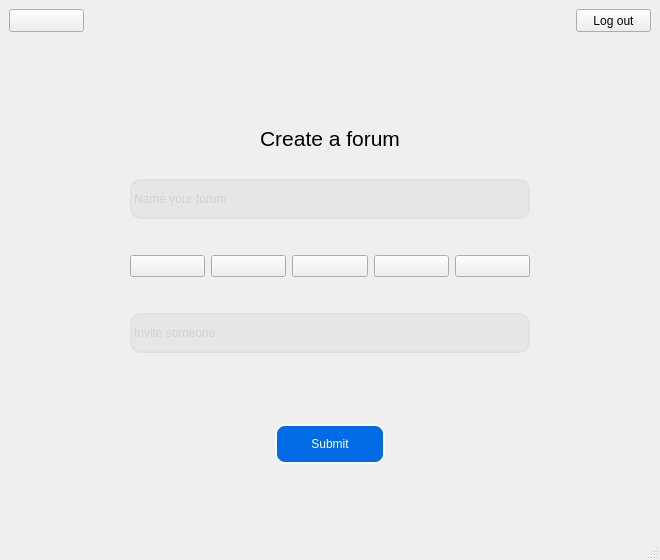
<?xml version="1.0" encoding="UTF-8"?>
<ui version="4.0">
 <class>NewForumWindow</class>
 <widget class="QMainWindow" name="NewForumWindow">
  <property name="geometry">
   <rect>
    <x>0</x>
    <y>0</y>
    <width>660</width>
    <height>560</height>
   </rect>
  </property>
  <property name="sizePolicy">
   <sizepolicy hsizetype="Fixed" vsizetype="Fixed">
    <horstretch>0</horstretch>
    <verstretch>0</verstretch>
   </sizepolicy>
  </property>
  <property name="windowTitle">
   <string>MainWindow</string>
  </property>
  <widget class="QWidget" name="centralwidget">
   <layout class="QVBoxLayout" name="verticalLayout">
    <item>
     <layout class="QHBoxLayout" name="horizontalLayout_2">
      <item>
       <widget class="QPushButton" name="button_return">
        <property name="minimumSize">
         <size>
          <width>75</width>
          <height>23</height>
         </size>
        </property>
        <property name="maximumSize">
         <size>
          <width>75</width>
          <height>40</height>
         </size>
        </property>
        <property name="text">
         <string/>
        </property>
       </widget>
      </item>
      <item>
       <spacer name="horizontalSpacer">
        <property name="orientation">
         <enum>Qt::Horizontal</enum>
        </property>
        <property name="sizeType">
         <enum>QSizePolicy::MinimumExpanding</enum>
        </property>
        <property name="sizeHint" stdset="0">
         <size>
          <width>120</width>
          <height>20</height>
         </size>
        </property>
       </spacer>
      </item>
      <item>
       <widget class="QPushButton" name="button_logout">
        <property name="minimumSize">
         <size>
          <width>75</width>
          <height>0</height>
         </size>
        </property>
        <property name="maximumSize">
         <size>
          <width>75</width>
          <height>40</height>
         </size>
        </property>
        <property name="text">
         <string>Log out</string>
        </property>
       </widget>
      </item>
     </layout>
    </item>
    <item>
     <layout class="QGridLayout" name="gridLayout">
      <item row="3" column="0">
       <spacer name="horizontalSpacer_2">
        <property name="orientation">
         <enum>Qt::Horizontal</enum>
        </property>
        <property name="sizeType">
         <enum>QSizePolicy::MinimumExpanding</enum>
        </property>
        <property name="sizeHint" stdset="0">
         <size>
          <width>40</width>
          <height>20</height>
         </size>
        </property>
       </spacer>
      </item>
      <item row="5" column="1">
       <spacer name="verticalSpacer_6">
        <property name="orientation">
         <enum>Qt::Vertical</enum>
        </property>
        <property name="sizeType">
         <enum>QSizePolicy::Fixed</enum>
        </property>
        <property name="sizeHint" stdset="0">
         <size>
          <width>20</width>
          <height>30</height>
         </size>
        </property>
       </spacer>
      </item>
      <item row="10" column="1">
       <layout class="QHBoxLayout" name="horizontalLayout_3">
        <item>
         <spacer name="horizontalSpacer_5">
          <property name="orientation">
           <enum>Qt::Horizontal</enum>
          </property>
          <property name="sizeHint" stdset="0">
           <size>
            <width>40</width>
            <height>20</height>
           </size>
          </property>
         </spacer>
        </item>
        <item>
         <widget class="QPushButton" name="button_submit">
          <property name="minimumSize">
           <size>
            <width>110</width>
            <height>40</height>
           </size>
          </property>
          <property name="maximumSize">
           <size>
            <width>110</width>
            <height>40</height>
           </size>
          </property>
          <property name="styleSheet">
           <string notr="true">background-color:rgb(1, 107, 229);
color:white;
font: 75 10pt &quot;SansSerif&quot;;
border-style:outset;
border-width:2px;
border-radius:10px;
border-color:white;</string>
          </property>
          <property name="text">
           <string>Submit</string>
          </property>
         </widget>
        </item>
        <item>
         <spacer name="horizontalSpacer_6">
          <property name="orientation">
           <enum>Qt::Horizontal</enum>
          </property>
          <property name="sizeHint" stdset="0">
           <size>
            <width>40</width>
            <height>20</height>
           </size>
          </property>
         </spacer>
        </item>
       </layout>
      </item>
      <item row="6" column="1">
       <widget class="QLineEdit" name="edit_invite">
        <property name="minimumSize">
         <size>
          <width>400</width>
          <height>40</height>
         </size>
        </property>
        <property name="maximumSize">
         <size>
          <width>300</width>
          <height>40</height>
         </size>
        </property>
        <property name="styleSheet">
         <string notr="true">background-color:rgb(230, 230, 230);
color:rgb(188, 188, 188);
font: 75 8pt &quot;SansSerif&quot;;
border-style:solid;
border-width:2px;
border-radius:11px;
border-color:rgb(225, 225, 225);</string>
        </property>
        <property name="text">
         <string/>
        </property>
        <property name="alignment">
         <set>Qt::AlignLeading|Qt::AlignLeft|Qt::AlignVCenter</set>
        </property>
        <property name="placeholderText">
         <string>Invite someone</string>
        </property>
       </widget>
      </item>
      <item row="9" column="1">
       <spacer name="verticalSpacer_4">
        <property name="orientation">
         <enum>Qt::Vertical</enum>
        </property>
        <property name="sizeType">
         <enum>QSizePolicy::Fixed</enum>
        </property>
        <property name="sizeHint" stdset="0">
         <size>
          <width>20</width>
          <height>30</height>
         </size>
        </property>
       </spacer>
      </item>
      <item row="2" column="1">
       <widget class="QLineEdit" name="edit_name">
        <property name="minimumSize">
         <size>
          <width>200</width>
          <height>40</height>
         </size>
        </property>
        <property name="maximumSize">
         <size>
          <width>400</width>
          <height>40</height>
         </size>
        </property>
        <property name="styleSheet">
         <string notr="true">background-color:rgb(230, 230, 230);
color:rgb(188, 188, 188);
font: 75 8pt &quot;SansSerif&quot;;
border-style:solid;
border-width:2px;
border-radius:11px;
border-color:rgb(225, 225, 225);</string>
        </property>
        <property name="text">
         <string/>
        </property>
        <property name="alignment">
         <set>Qt::AlignLeading|Qt::AlignLeft|Qt::AlignVCenter</set>
        </property>
        <property name="placeholderText">
         <string>Name your forum</string>
        </property>
       </widget>
      </item>
      <item row="7" column="1">
       <spacer name="verticalSpacer_3">
        <property name="orientation">
         <enum>Qt::Vertical</enum>
        </property>
        <property name="sizeType">
         <enum>QSizePolicy::Fixed</enum>
        </property>
        <property name="sizeHint" stdset="0">
         <size>
          <width>20</width>
          <height>15</height>
         </size>
        </property>
       </spacer>
      </item>
      <item row="3" column="2">
       <spacer name="horizontalSpacer_3">
        <property name="orientation">
         <enum>Qt::Horizontal</enum>
        </property>
        <property name="sizeType">
         <enum>QSizePolicy::MinimumExpanding</enum>
        </property>
        <property name="sizeHint" stdset="0">
         <size>
          <width>40</width>
          <height>20</height>
         </size>
        </property>
       </spacer>
      </item>
      <item row="0" column="1">
       <spacer name="verticalSpacer">
        <property name="orientation">
         <enum>Qt::Vertical</enum>
        </property>
        <property name="sizeType">
         <enum>QSizePolicy::MinimumExpanding</enum>
        </property>
        <property name="sizeHint" stdset="0">
         <size>
          <width>20</width>
          <height>20</height>
         </size>
        </property>
       </spacer>
      </item>
      <item row="8" column="1">
       <widget class="QLabel" name="label_error">
        <property name="text">
         <string/>
        </property>
       </widget>
      </item>
      <item row="1" column="1">
       <widget class="QLabel" name="label_registration">
        <property name="minimumSize">
         <size>
          <width>160</width>
          <height>70</height>
         </size>
        </property>
        <property name="font">
         <font>
          <family>SansSerif</family>
          <pointsize>16</pointsize>
          <weight>9</weight>
          <italic>false</italic>
          <bold>false</bold>
         </font>
        </property>
        <property name="styleSheet">
         <string notr="true">font: 75 16pt &quot;SansSerif&quot;;</string>
        </property>
        <property name="text">
         <string>Create a forum</string>
        </property>
        <property name="alignment">
         <set>Qt::AlignCenter</set>
        </property>
       </widget>
      </item>
      <item row="4" column="1">
       <layout class="QHBoxLayout" name="horizontalLayout">
        <item>
         <widget class="QPushButton" name="button_icon1">
          <property name="text">
           <string/>
          </property>
         </widget>
        </item>
        <item>
         <widget class="QPushButton" name="button_icon2">
          <property name="text">
           <string/>
          </property>
         </widget>
        </item>
        <item>
         <widget class="QPushButton" name="button_icon3">
          <property name="text">
           <string/>
          </property>
         </widget>
        </item>
        <item>
         <widget class="QPushButton" name="button_icon4">
          <property name="text">
           <string/>
          </property>
         </widget>
        </item>
        <item>
         <widget class="QPushButton" name="button_icon5">
          <property name="text">
           <string/>
          </property>
         </widget>
        </item>
       </layout>
      </item>
      <item row="3" column="1">
       <spacer name="verticalSpacer_2">
        <property name="orientation">
         <enum>Qt::Vertical</enum>
        </property>
        <property name="sizeType">
         <enum>QSizePolicy::Fixed</enum>
        </property>
        <property name="sizeHint" stdset="0">
         <size>
          <width>20</width>
          <height>30</height>
         </size>
        </property>
       </spacer>
      </item>
      <item row="11" column="1">
       <spacer name="verticalSpacer_5">
        <property name="orientation">
         <enum>Qt::Vertical</enum>
        </property>
        <property name="sizeType">
         <enum>QSizePolicy::MinimumExpanding</enum>
        </property>
        <property name="sizeHint" stdset="0">
         <size>
          <width>20</width>
          <height>20</height>
         </size>
        </property>
       </spacer>
      </item>
     </layout>
    </item>
   </layout>
  </widget>
  <widget class="QMenuBar" name="menubar">
   <property name="geometry">
    <rect>
     <x>0</x>
     <y>0</y>
     <width>660</width>
     <height>21</height>
    </rect>
   </property>
  </widget>
  <widget class="QStatusBar" name="statusbar"/>
 </widget>
 <resources/>
 <connections/>
</ui>
